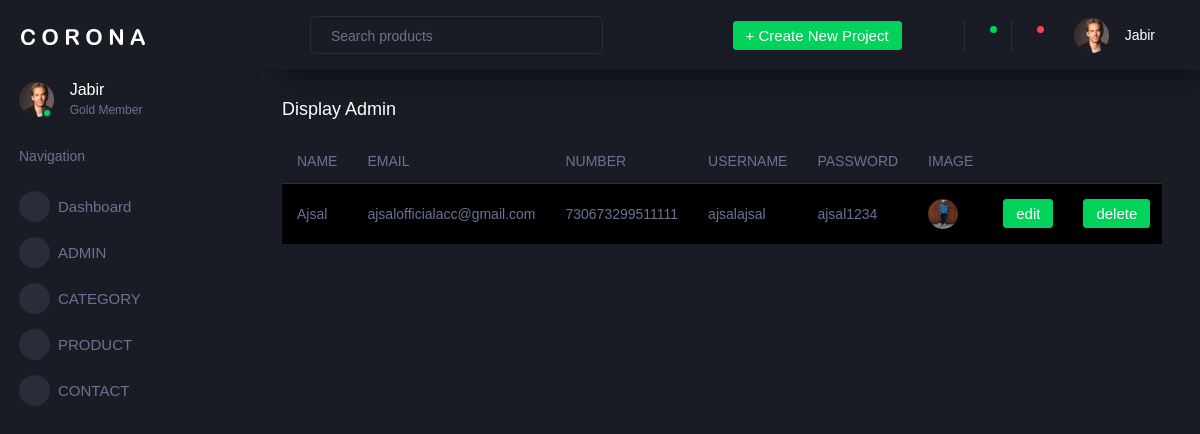
Screenshot of /backend/displayadmin/ with the database file from the repository.
### backend/models.py (models this page shows)
class admindb(models.Model):
    NAME = models.CharField(max_length=100, null=True, blank=True)
    EMAIL = models.EmailField(null=True, blank=True)
    NUMBER = models.IntegerField(null=True, blank=True)
    USERNAME = models.CharField(max_length=50, null=True, blank=True)
    PASSWORD = models.CharField(max_length=50, null=True, blank=True)
    IMAGE = models.ImageField(upload_to="profile",null=True, blank=True)

### backend/views.py (the view)
# urls.py: path('displayadmin/', views.displayadmin, name="displayadmin"),
def displayadmin(req):
    data = admindb.objects.all()
    return render(req,"displayadmin.html", {'data':data})

### backend/templates/displayadmin.html (shortened to what this page needs)
<!DOCTYPE html>
{% extends 'index.html' %}
{% block content %}
<html lang="en">
<head>
</head>
<body>
<div class="col-lg-12 grid-margin stretch-card">
                <div class="card">
                  <div class="card-body">
                    <h4 class="card-title">Display Admin</h4>
                    <div class="table-responsive">
                      <table class="table table-striped">
                        <thead>
                          <tr>
                            <th> NAME </th>
                            <th> EMAIL </th>
                            <th> NUMBER </th>
                            <th> USERNAME </th>
                            <th> PASSWORD </th>
                            <th> IMAGE</th>
                            <th>   </th>
                            <th>   </th>
                          </tr>
                        </thead>
                        <tbody>
                        {% for d in data %}
                          <tr>
                            <td>{{ d.NAME }}</td>
                            <td>{{ d.EMAIL }}</td>
                            <td>{{ d.NUMBER }} </td>
                            <td>{{ d.USERNAME }}</td>
                            <td>{{ d.PASSWORD }}</td>
                            <td>
                               <img src="{{d.IMAGE.url}}">
                            </td>
                            <td>
                              <button type="submit" class="btn btn-success">edit </button>
                            </td>
                            <td>
                              <form action="{% url 'deleteadmin' dataid=d.id %}">
                              <button type="submit" class="btn btn-success">delete </button>
                              </form>
                            </td>
                          </tr>
                        {% endfor %}
                        </tbody>
                      </table>
                    </div>
                  </div>
                </div>
              </div>
</body>
</html>
{% endblock %}

### rows the page displays
admindb: NAME "Ajsal", EMAIL "ajsalofficialacc@gmail.com", NUMBER "730673299511111", USERNAME "ajsalajsal", PASSWORD "ajsal1234", IMAGE (picture)
